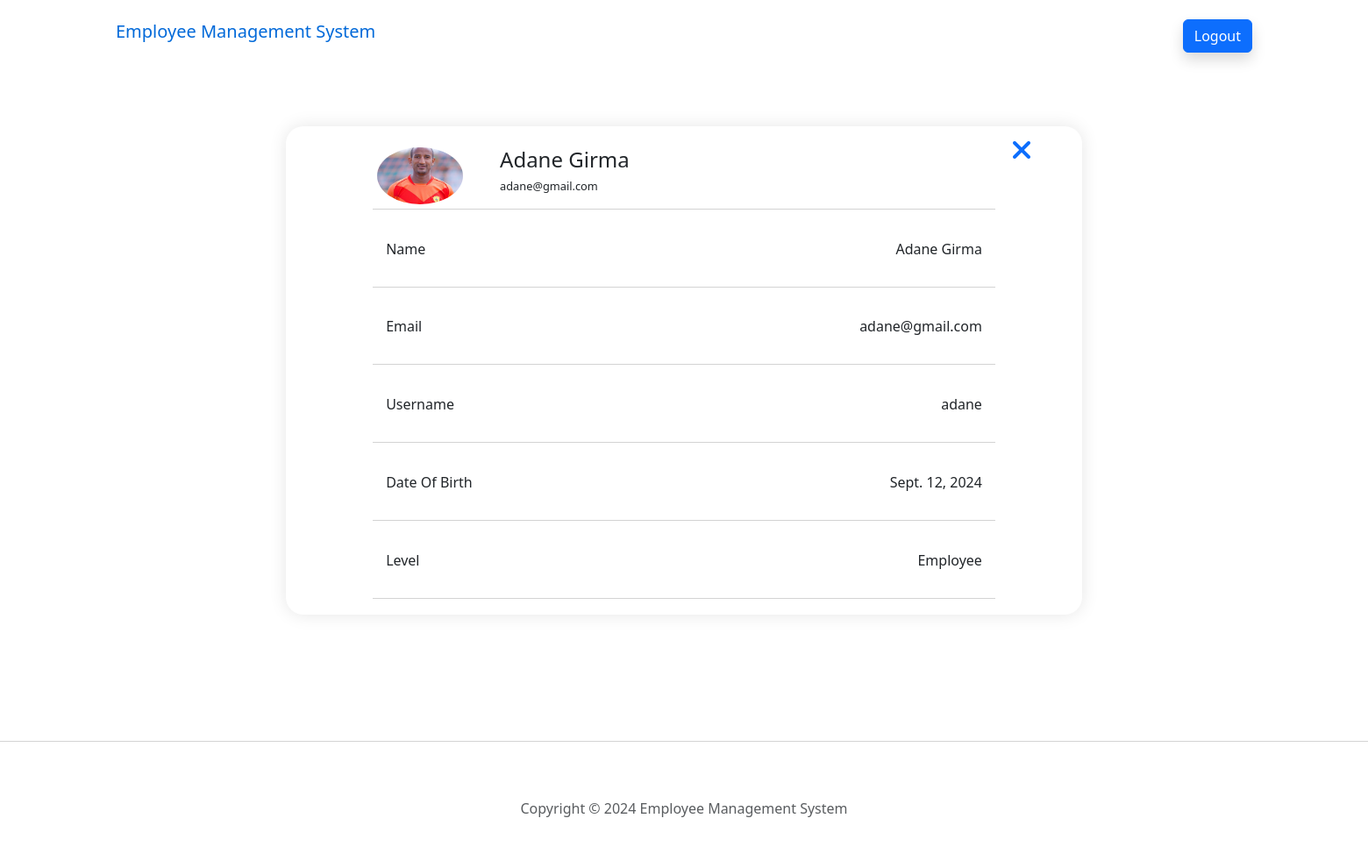
Page /v1/show/adane on the committed database.
### v1/models.py (models this page shows)
class User(AbstractBaseUser):
    username = models.CharField(max_length=255, unique=True)
    full_name = models.CharField(max_length=255)
    password = models.CharField(max_length=255)
    email = models.EmailField(verbose_name='email address', max_length=255, unique=True)
    image = models.ImageField(upload_to='images/', blank=True, null=True)
    birth_date = models.DateField(null=True, blank=True)
    admin = models.BooleanField(default=False)
    USERNAME_FIELD = 'username'
    objects = UserManager()

### v1/views.py (the view)
# urls.py: path("show/<str:username>",views.show,name = "show"),
def show(request,username):
    try:
        user = User.objects.get(username=username)
    except User.DoesNotExist:
        messages.error(request, "User does not exist")
    return render(request,"show.html",{"user":user})

### v1/templates/show.html (shortened to what this page needs)
{% extends "layout.html" %}
{% load static %}
{% block info %}
<ul class="navbar-nav mx-auto"></ul><a class="btn btn-primary shadow"  role="button" href="{% url 'login' %}">Logout</a>
{% endblock %}
{% block body %}
<div class="row pf" id = "pf">
    <div class="rtop">
        <div class="pimage">
            <img src="{{ user.image.url }}" alt="">
        </div>
        <div class="pt">
            <h2>{{ user.full_name }}</h2>
            <h3>{{ user.email }}</h3>
        </div>
    </div>
    <div class="pother">
        <p class="g">Name</p>
        <p class="a">{{ user.full_name }}</p>
    </div>
    <div class="pother">
        <p class="g">Email</p>
        <p class="a">{{ user.email }}</p>
    </div>
    <div class="pother">
        <p class="g">Username</p>
        <p class="a">{{ user.username }}</p>
    </div>
    <div class="pother">
        <p class="g">Date Of Birth</p>
        <p class="a">{{ user.birth_date }}</p>
    </div>
    <div class="pother">
        <p class="g">Level</p>
        {% if user.admin %}
            <p class="a">Admin</p>
        {% else %}
            <p class="a">Employee</p>
        {% endif %}
    </div>
    <a href="{% url 'adminmanager' %}" id = "x">
        <i class="fas fa-times"></i>
    </a>
</div>
{% endblock %}

### v1/static/styles.css (style rules this page uses)
body { position: relative; }
.pf { width: 70%; margin: 0 auto; box-shadow: 0 0 20px rgba(0, 0, 0, 0.1); background-color: #fff; padding: 10px; border-radius: 20px; height: -webkit-fit-content; height: -moz-fit-content; height: fit-content; position: relative; }
.pf .rtop { border-bottom: 0.5px solid lightgray; padding: 5px; height: -webkit-fit-content; height: -moz-fit-content; height: fit-content; width: 80%; display: flex; margin: 1% auto; }
.pf .rtop .pimage { width: 20%; }
.pf .rtop .pimage img { width: 70%; border-radius: 50%; }
.pf .rtop .pt { width: 70%; }
.pf .rtop .pt h2 { font-size: 1.5rem; }
.pf .rtop .pt h3 { font-weight: normal; font-size: 0.8rem; }
.pf .pother { display: flex; justify-content: space-between; padding: 15px; width: 80%; margin: 1% auto; border-bottom: 0.5px solid lightgray; }
#x { position: absolute; left: 90%; top: 2%; z-index: 1000; }
#x i { font-size: 2rem; cursor: pointer; }

### rows in the picture
User: image (picture), full_name "Adane Girma", email "adane@gmail.com", username "adane", birth_date "Sept. 12, 2024"
